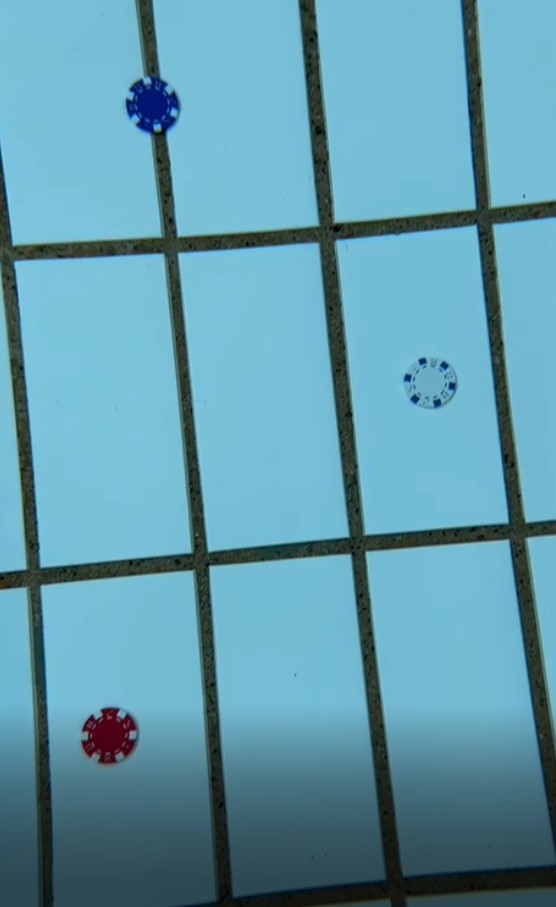
#> input picture camerafeed/Main_Classes/images/vann2.jpg, 556 x 907 px, found by its file name
$ python frog_count_main.py
#> lines starting #> are read from the running program, lines starting #| are printed output that depends on the picture; after the words box and inside, x2 and y2 are one past the last pixel; in counts of white or black regions, pixels touching at a corner belong together
import cv2
import time

class Frog:
    def __init__(self, rectangle):
        self.detectionCounter = 1
        self.rectangle = rectangle


class FrogCount:
    def __init__(self):
        self.previous_frogs = [] #List of rectangles
        self.current_frogs = [] #List of rectangles
        self.currFrogs = []
        self.prevFrogs = []
        self.frog_counter = 0
        self.detection_counter_threshold = 10

        self.check_previous_algo = "BASIC"

    #takes in frame
    def update(self, image, drawImage = False): # Launches the two detection methods
        rectanglesNoRed = self.frogDetectionNoRed(image)
        rectanglesNoGrout = self.frogDetectionNoGrout(image)
        allRectangles = rectanglesNoRed + rectanglesNoGrout
        filteredRectangles, _ = self.rectangleOverlapFilter(allRectangles)
        if drawImage:
            for rect in filteredRectangles:
                x,y,w,h = rect
                cv2.rectangle(image, (x,y), (x+w, y+h), (0, 255, 0), 2)
            cv2.imshow("Image", image)
            cv2.waitKey(0)
            cv2.destroyAllWindows()


        for rectangle in filteredRectangles:
            self.currFrogs.append(Frog(rectangle))

        self.current_frogs = filteredRectangles

        if self.check_previous_algo == "BASIC":
            self.checkPreviousFrogsBasic()

        if self.check_previous_algo == "ADVANCED":
            self.checkPreviousFrogsAdvanced()

        return self.frog_counter

    def checkPreviousFrogsBasic(self):
        numFrogsDetected = len(self.current_frogs)
        allFrogs = self.previous_frogs + self.current_frogs
        numAllFrogs = len(allFrogs)
        FilteredFrogs, _ = self.rectangleOverlapFilter(allFrogs)
        numRemovedFrogs = numAllFrogs - len(FilteredFrogs)
        self.frog_counter += numFrogsDetected - numRemovedFrogs

        self.previous_frogs = self.current_frogs

    # [14 lines left out: function checkPreviousFrogsAdvanced, not called in this run]

    def frogDetectionNoRed(self, image):
        thresh = cv2.threshold(image[:,:,0], 70, 255, cv2.ADAPTIVE_THRESH_GAUSSIAN_C)[1]
        thresh2 = cv2.threshold(image[:,:,0], 200, 255, cv2.ADAPTIVE_THRESH_GAUSSIAN_C)[1]
        difference = cv2.subtract(thresh2, thresh)
        blur_difference = cv2.GaussianBlur(difference, (41, 41), 0)
        new_thresh = cv2.threshold(blur_difference, 0, 255, cv2.THRESH_OTSU)[1]
        contours, _ = cv2.findContours(new_thresh.copy(), cv2.RETR_LIST, cv2.CHAIN_APPROX_SIMPLE)
        frogRectangles = self.contourFiltration(contours)
        return frogRectangles

    def frogDetectionNoGrout(self, image): # Does not detect frogs in dark tile grouts
        hls = cv2.cvtColor(image, cv2.COLOR_RGB2HLS_FULL)
        gray = cv2.cvtColor(hls, cv2.COLOR_RGB2GRAY)
        thresh = cv2.threshold(gray, 90, 255, cv2.THRESH_OTSU)[1]
        thresh2 = cv2.threshold(gray, 120, 255, cv2.THRESH_TRIANGLE)[1]
        difference = cv2.subtract(thresh, thresh2)
        diff_blur = cv2.GaussianBlur(difference, (71, 71), 0)
        dilate_blur = cv2.dilate(diff_blur, None, iterations=6)
        newThreshold = cv2.threshold(dilate_blur, 0, 255, cv2.THRESH_OTSU)[1]
        contours, _ = cv2.findContours(newThreshold.copy(), cv2.RETR_LIST, cv2.CHAIN_APPROX_SIMPLE)
        frogRectangles = self.contourFiltration(contours)
        return frogRectangles

    def contourFiltration(self, contours, epsilonValue = 0.03, noise_threshhold_lower = 40, noise_threshhold_upper = 300): # Finds frogs using various filters
        frog_rectangles = []
        for contour in contours:
            # epsilon value can be tweaked, higher value allows for larger approximated polygon, more likely to have less sides
            epsilon = epsilonValue * cv2.arcLength(contour, True)
            # approx is the polygonal approximation of the contour
            approx = cv2.approxPolyDP(contour, epsilon, True)
            # rect = cv2.minAreaRect(contour)
            # box = cv2.boxPoints(rect) # Rectangle, not rotated
            # box = np.int0(box)
            if 10 > len(approx) > 4: # More than 4 sides means its more round than a square, more sides means more circular
                # w,h width and height
                x, y, w, h = cv2.boundingRect(approx) # Rectangle, rotated
                if 0.7 < w/h < 1.3: # If the width and height are within 20% of each other, it is a square
                    # Noise threshhold to ignore small and large contours, can be tweaked
                    if  w > noise_threshhold_lower < h and w < noise_threshhold_upper > h:
                        frog_rectangles.append((x,y,w,h))
        return frog_rectangles

    def rectangleOverlapFilter(self, rectangles): # Filters out rectangles that overlap O(n^2)
        overlappedRectsPairs = []
        if len(rectangles) >= 2:
            n = 0
            for rectangle in rectangles:
                n += 1
                for index in range(n, len(rectangles)):
                    x,y,w,h = rectangle
                    x2,y2,w2,h2 = rectangles[index]

                    # Checks if rectangles overlap in x and y axis
                    # From https://www.geeksforgeeks.org/find-two-rectangles-overlap/
                    if x + w < x2 or x2 + w2 < x:
                        continue

                    elif y + h < y2 or y2 + h2 < y:
                        continue

                    else:
                        overlappedRectsPairs.append((n, index))
                        rectangles.pop(index)
                        break

        return rectangles, overlappedRectsPairs


if __name__ == "__main__":
    # tik = time.perf_counter()
    frame = cv2.imread("camerafeed/Main_Classes/images/vann2.jpg")
#> frame is the input picture: shape (907, 556, 3); mean B, G, R 172.3, 154.4, 97.2
    frogCount = FrogCount()
    frogCount.previous_frogs = [(48, 711, 164, 196), (407, 360, 49, 48)]
    frogCount.frog_counter = 2
    frogs = frogCount.update(frame, True)
#> in frogDetectionNoRed, `thresh = cv2.threshold(image[:,:,0], 70, 255, cv2.ADAPTIVE_THRESH_GAUS..`:
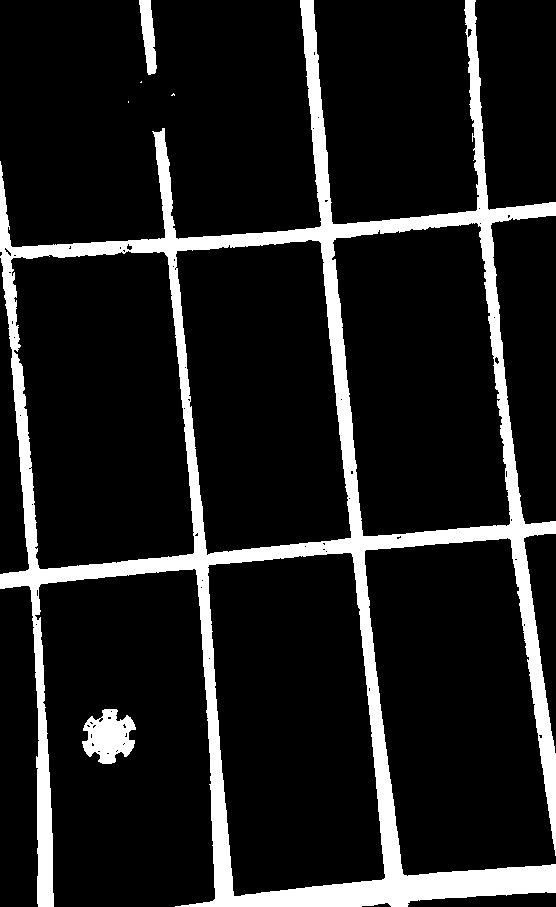
#> thresh: shape (907, 556); 12.3% white; 6 white regions (3 under 20 px), largest, box (x1, y1, x2, y2) and area: (0, 0, 556, 907) 59495, (82, 709, 136, 764) 1925, (139, 0, 157, 75) 808
#> in frogDetectionNoRed, `blur_difference = cv2.GaussianBlur(difference, (41, 41), 0)`:
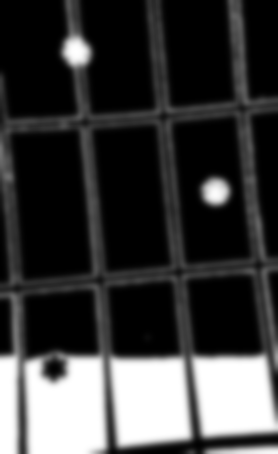
#> blur_difference: shape (907, 556) (shown at 1/2 size); min 0, max 255, mean 60
#> in frogDetectionNoRed, `new_thresh = cv2.threshold(blur_difference, 0, 255, cv2.THRESH_OTSU)[1]`:
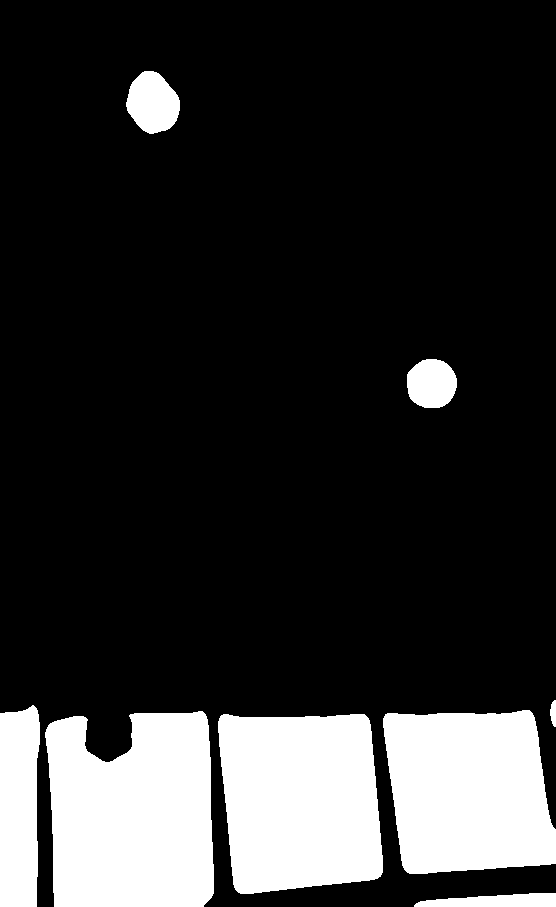
#> new_thresh: shape (907, 556); 18.4% white; 8 white regions
#> in frogDetectionNoRed, `contours, _ = cv2.findContours(new_thresh.copy(), cv2.RETR_LIST, cv2.C..`: contours = 8 contours; box (x1, y1, x2, y2) and area: (45, 711, 214, 907) 28594, (218, 714, 383, 894) 25688, (383, 710, 556, 874) 23786, (0, 705, 40, 907) 7188, (126, 71, 180, 134) 2406, (407, 359, 457, 408) 1912, (414, 893, 556, 907) 1344, (550, 700, 556, 727) 97
#> the loop in contourFiltration, `for contour in contours:` made 8 passes
#> (epsilon, x, y, w, h) on passes 3, 7, 8: (23.45, 48, 711, 164, 196), (4.89, 407, 360, 49, 48), (5.58, 126, 71, 54, 63)
#> after the loop in contourFiltration, `for contour in contours:`: frog_rectangles = [(48, 711, 164, 196), (407, 360, 49, 48), (126, 71, 54, 63)]
#> in frogDetectionNoRed, `frogRectangles = self.contourFiltration(contours)`: frogRectangles has the same summary as frog_rectangles in contourFiltration
#> in update, `rectanglesNoRed = self.frogDetectionNoRed(image)`: rectanglesNoRed has the same summary as frog_rectangles in contourFiltration
#> in frogDetectionNoGrout, `gray = cv2.cvtColor(hls, cv2.COLOR_RGB2GRAY)`:
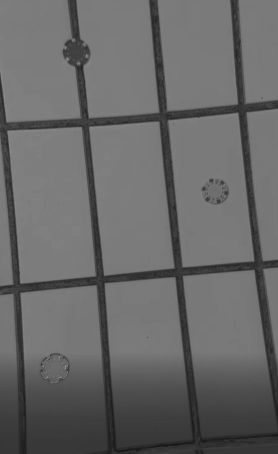
#> gray: shape (907, 556) (shown at 1/2 size); min 9, max 174, mean 103.5
#> in frogDetectionNoGrout, `thresh2 = cv2.threshold(gray, 120, 255, cv2.THRESH_TRIANGLE)[1]`:
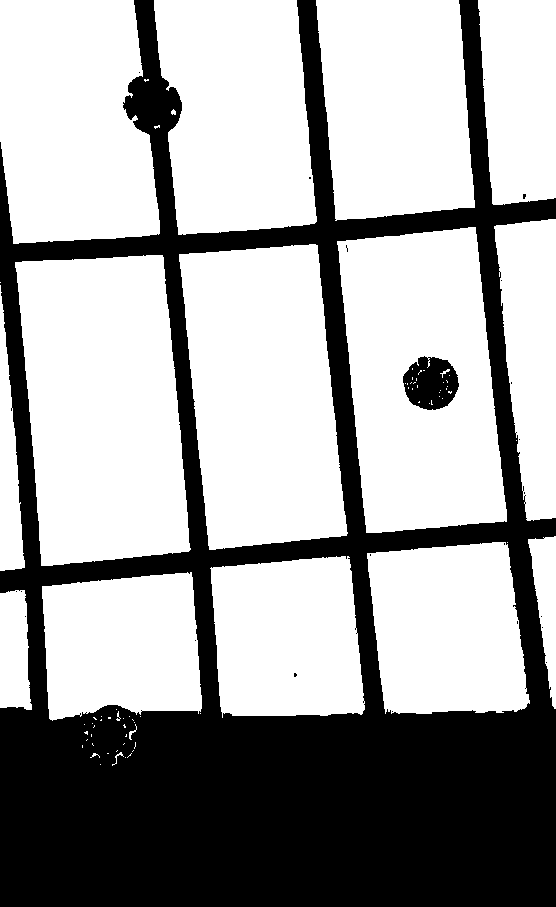
#> thresh2: shape (907, 556); 64.5% white; 23 black regions (21 under 20 px), largest, box (x1, y1, x2, y2) and area: (0, 0, 556, 907) 176932, (403, 356, 459, 410) 2188
#> in frogDetectionNoGrout, `newThreshold = cv2.threshold(dilate_blur, 0, 255, cv2.THRESH_OTSU)[1]`:
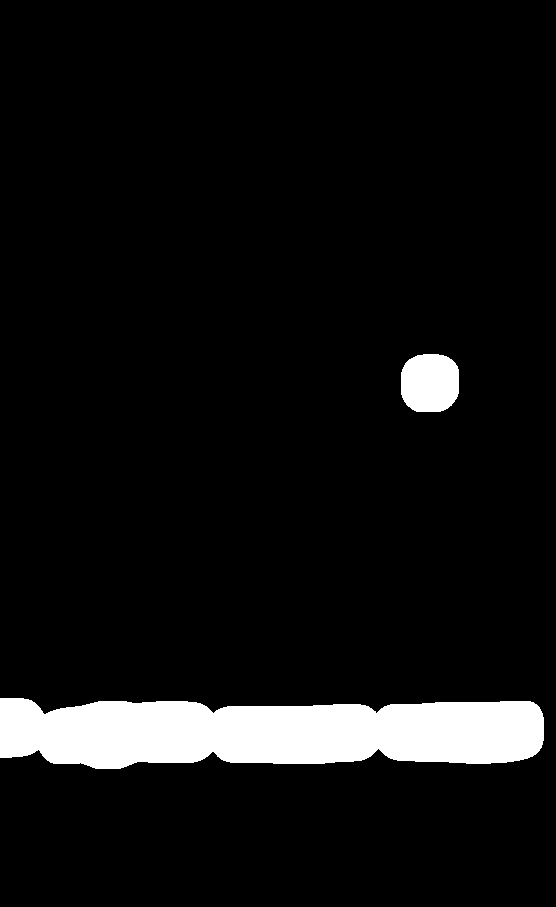
#> newThreshold: shape (907, 556); 6.8% white; 2 white regions
#> in frogDetectionNoGrout, `contours, _ = cv2.findContours(newThreshold.copy(), cv2.RETR_LIST, cv2..`: contours = 2 contours; box (x1, y1, x2, y2) and area: (0, 698, 544, 769) 30826, (401, 354, 459, 412) 2837
#> the loop in contourFiltration (call 2), `for contour in contours:` made 2 passes
#> (epsilon, x, y, w, h) on pass 2: (5.96, 401, 355, 58, 57)
#> in frogDetectionNoGrout, `frogRectangles = self.contourFiltration(contours)`: frogRectangles = [(401, 355, 58, 57)]
#> in update, `allRectangles = rectanglesNoRed + rectanglesNoGrout`: allRectangles = [(48, 711, 164, 196), (407, 360, 49, 48), (126, 71, 54, 63), (401, 355, 58, 57)]
#> the loop in rectangleOverlapFilter, `for rectangle in rectangles:` made 3 passes
#> after the loop in rectangleOverlapFilter, `for rectangle in rectangles:`: n = 3; overlappedRectsPairs = [(2, 3)]; rectangles has the same summary as frog_rectangles in contourFiltration
#> in update, `filteredRectangles, _ = self.rectangleOverlapFilter(allRectangles)`: filteredRectangles has the same summary as frog_rectangles in contourFiltration
#> the loop in update, `for rect in filteredRectangles:` made 3 passes
#> after the loop in update, `for rect in filteredRectangles:`:
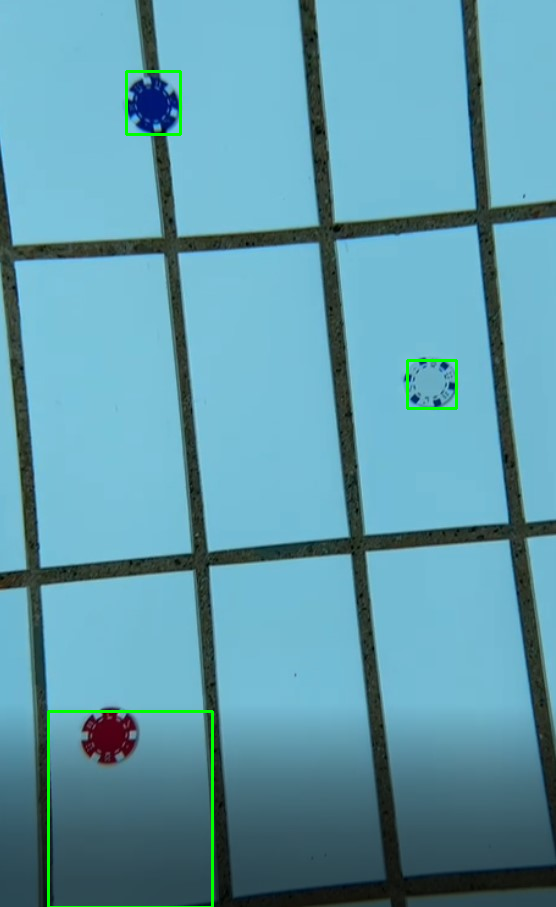
#> image: shape (907, 556, 3); 0.61% of pixels changed, all inside (x1, y1, x2, y2) = (47, 70, 458, 907)
#> the loop in update, `for rectangle in filteredRectangles:` made 3 passes
#> after the loop in update, `for rectangle in filteredRectangles:`: self.currFrogs = 3 items
#> in update, `self.current_frogs = filteredRectangles`: self.current_frogs has the same summary as frog_rectangles in contourFiltration
#> in checkPreviousFrogsBasic, `numFrogsDetected = len(self.current_frogs)`: numFrogsDetected = 3
#> in checkPreviousFrogsBasic, `allFrogs = self.previous_frogs + self.current_frogs`: allFrogs = [(48, 711, 164, 196), (407, 360, 49, 48), (48, 711, 164, 196), (407, 360, 49, 48), (126, 71, 54, 63)]
#> in checkPreviousFrogsBasic, `numAllFrogs = len(allFrogs)`: numAllFrogs = 5
#> the loop in rectangleOverlapFilter (call 2), `for rectangle in rectangles:` made 3 passes
#> in checkPreviousFrogsBasic, `FilteredFrogs, _ = self.rectangleOverlapFilter(allFrogs)`: FilteredFrogs has the same summary as frog_rectangles in contourFiltration
#> in checkPreviousFrogsBasic, `numRemovedFrogs = numAllFrogs - len(FilteredFrogs)`: numRemovedFrogs = 2
#> in checkPreviousFrogsBasic, `self.frog_counter += numFrogsDetected - numRemovedFrogs`: self.frog_counter = 3
#> in checkPreviousFrogsBasic, `self.previous_frogs = self.current_frogs`: self.previous_frogs has the same summary as frog_rectangles in contourFiltration
#> frogs = 3
    # tok = time.perf_counter() - tik
    # print(f"Time: {tok} seconds")
    print(f"There are {frogs} frogs")
#| There are 3 frogs

$ run again, with camerafeed/Main_Classes/images/transect1.png saved as camerafeed/Main_Classes/images/vann2.jpg
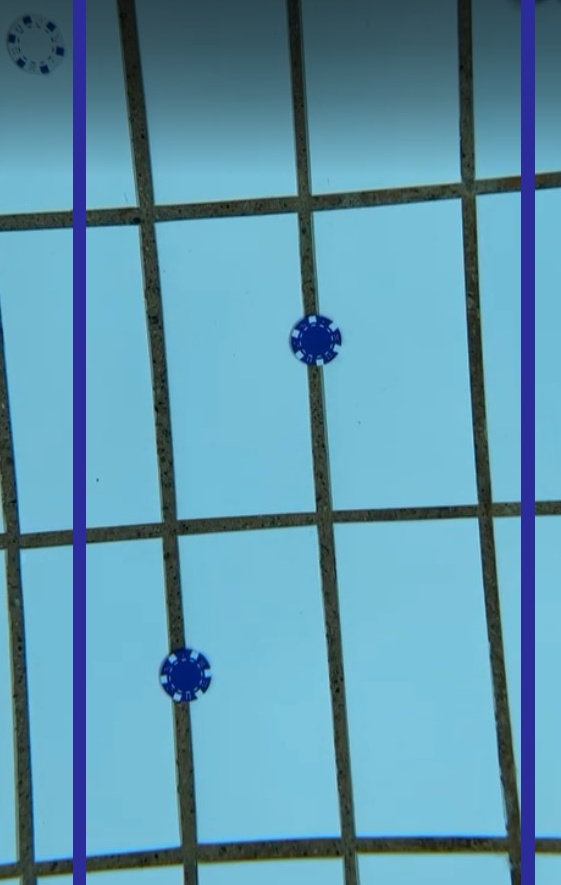
#> input picture camerafeed/Main_Classes/images/transect1.png, 561 x 885 px, found by its file name
#> frame is the input picture: shape (885, 561, 3); mean B, G, R 174.3, 151.4, 95.9
#> in frogDetectionNoRed, `thresh = cv2.threshold(image[:,:,0], 70, 255, cv2.ADAPTIVE_THRESH_GAUS..`:
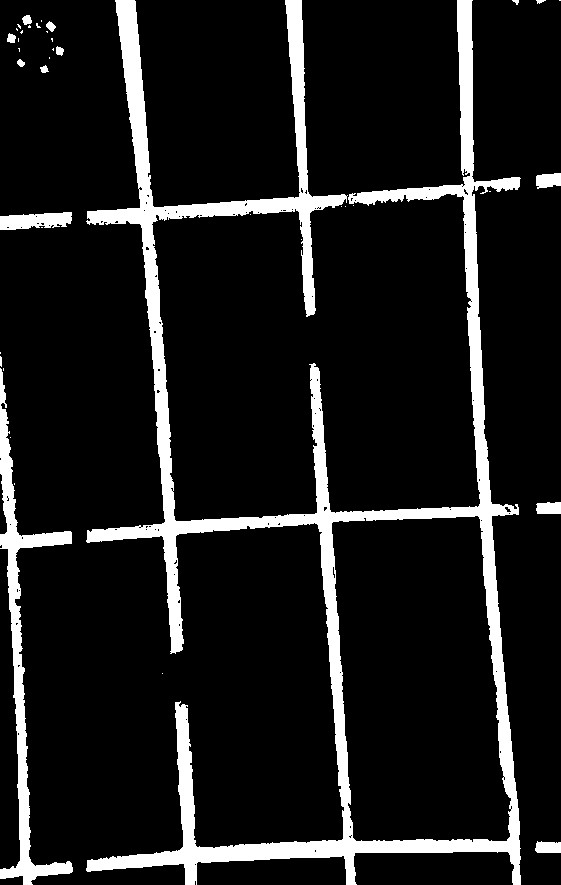
#> thresh: shape (885, 561); 11% white; 40 white regions (25 under 20 px), largest, box (x1, y1, x2, y2) and area: (86, 0, 521, 885) 45976, (0, 368, 73, 885) 6395, (0, 212, 72, 230) 968
#> new_thresh: shape (885, 561); 22.4% white; 10 white regions (1 under 20 px)
#> in frogDetectionNoRed, `contours, _ = cv2.findContours(new_thresh.copy(), cv2.RETR_LIST, cv2.C..`: contours = 10 contours, 1 with area under 20; largest, box (x1, y1, x2, y2) and area: (0, 0, 135, 885) 29834, (302, 0, 461, 166) 25088, (472, 0, 561, 885) 24994, (136, 0, 298, 166) 24028, (159, 648, 210, 706) 2157
#> the loop in contourFiltration, `for contour in contours:` made 10 passes
#> (epsilon, x, y, w, h) on passes 2, 3, 4, 6: (5.26, 159, 648, 49, 58), (0.385, 0, 555, 3, 6), (0.692, 0, 515, 4, 11), (5.17, 289, 312, 52, 57)
#> after the loop in contourFiltration, `for contour in contours:`: frog_rectangles = [(159, 648, 49, 58), (289, 312, 52, 57)]
#> hls: shape (885, 561, 3); mean of channels 0, 1, 2 37.1, 135.5, 116.6
#> newThreshold: shape (885, 561); 6.3% white; 1 white region
#> in frogDetectionNoGrout, `contours, _ = cv2.findContours(newThreshold.copy(), cv2.RETR_LIST, cv2..`: contours = 1 contour; box (x1, y1, x2, y2) and area: (0, 117, 561, 182) 30537
#> the loop in contourFiltration (call 2), `for contour in contours:` made 1 pass
#> (epsilon, approx) on pass 1: (40.21, [[560, 117], [0, 122], [0, 180], [560, 181]])
#> in frogDetectionNoGrout, `frogRectangles = self.contourFiltration(contours)`: frogRectangles = []
#> allRectangles = [(159, 648, 49, 58), (289, 312, 52, 57)]
#> the loop in rectangleOverlapFilter, `for rectangle in rectangles:` made 2 passes
#> (rectangle, n) on passes 1 to 2: ((159, 648, 49, 58), 1), ((289, 312, 52, 57), 2)
#> after the loop in rectangleOverlapFilter, `for rectangle in rectangles:`: n = 2; overlappedRectsPairs = []; rectangles = [(159, 648, 49, 58), (289, 312, 52, 57)]
#> the loop in update, `for rect in filteredRectangles:` made 2 passes
#> after the loop in update, `for rect in filteredRectangles:`:
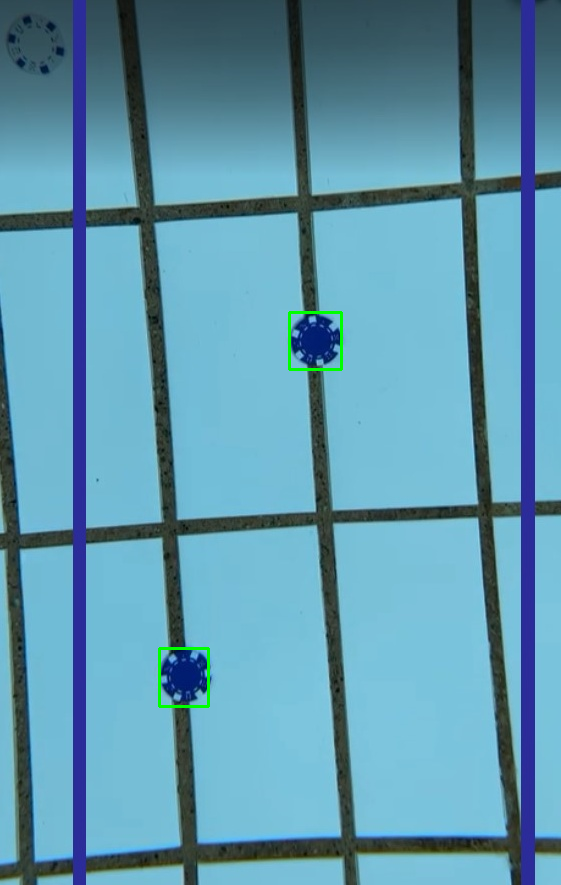
#> image: shape (885, 561, 3); 0.26% of pixels changed, all inside (x1, y1, x2, y2) = (158, 311, 343, 708)
#> the loop in update, `for rectangle in filteredRectangles:` made 2 passes
#> after the loop in update, `for rectangle in filteredRectangles:`: self.currFrogs = 2 items
#> self.current_frogs = [(159, 648, 49, 58), (289, 312, 52, 57)]
#> numFrogsDetected = 2
#> allFrogs = [(48, 711, 164, 196), (407, 360, 49, 48), (159, 648, 49, 58), (289, 312, 52, 57)]
#> numAllFrogs = 4
#> the loop in rectangleOverlapFilter (call 2), `for rectangle in rectangles:` made 4 passes
#> FilteredFrogs has the same summary as allFrogs
#> numRemovedFrogs = 0
#> self.frog_counter = 4
#> self.previous_frogs = [(159, 648, 49, 58), (289, 312, 52, 57)]
#> frogs = 4
#| There are 4 frogs
